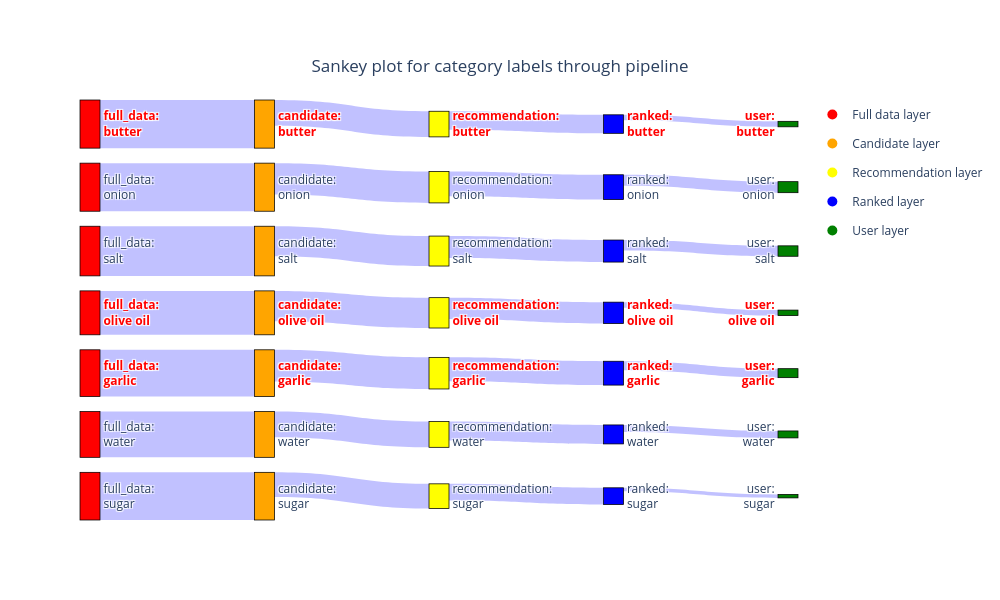

The code cell stored with this chart in its notebook:
### Markdown cell above
<a id='section-4.1a'></a>
a. Default setting (no bias modification)

### Code cell
# Single query pipeline test
test_query_df,_ = recommendation_doc_id_pipeline(
    recipe_df,
    vectorstore,
    reranker,
    test_query,
    embedding_model=embedding_model,
    n_recommendations = 200,
    features = ['ingredients'],
    include_fulldata = True
)

test_query_df = keep_n_labels(test_query_df,'ingredients',True,10)

# Plot the sankey plot
sankey_plot(test_query_df,'ingredients',"Sankey plot for category labels through pipeline",True,['garlic','olive oil','egg','butter'])

### Figure 1 — Plotly figure (JSON) as saved in the notebook; plotly's stock layout.template omitted (floating-point values rounded to 4 significant figures)
{"data": [{"link": {"color": "rgba(100, 100, 255, 0.4)", "customdata": [14677, 165, 39, 2, 14557, 529, 140, 8, 19854, 392, 80, 7, 6348, 422, 70, 2, 11074, 543, 115, 5, 9215, 169, 43, 3, 13392, 135, 27, 1], "hovertemplate": "label count: %{customdata}<extra></extra>", "source": [6, 13, 20, 21, 1, 11, 16, 22, 3, 9, 17, 23, 5, 7, 18, 24, 2, 8, 14, 25, 4, 10, 15, 26, 0, 12, 19, 27], "target": [13, 20, 21, 28, 11, 16, 22, 29, 9, 17, 23, 30, 7, 18, 24, 31, 8, 14, 25, 32, 10, 15, 26, 33, 12, 19, 27, 34], "value": [9.594, 5.112, 3.689, 1.099, 9.586, 6.273, 4.949, 2.197, 9.896, 5.974, 4.394, 2.079, 8.756, 6.047, 4.263, 1.099, 9.312, 6.299, 4.754, 1.792, 9.129, 5.136, 3.784, 1.386, 9.502, 4.913, 3.332, 0.6931]}, "node": {"color": ["red", "red", "red", "red", "red", "red", "red", "orange", "orange", "orange", "orange", "orange", "orange", "orange", "yellow", "yellow", "yellow", "yellow", "yellow", "yellow", "yellow", "blue", "blue", "blue", "blue", "blue", "blue", "blue", "green", "green", "green", "green", "green", "green", "green"], "customdata": ["full_data", "full_data", "full_data", "full_data", "full_data", "full_data", "full_data", "candidate", "candidate", "candidate", "candidate", "candidate", "candidate", "candidate", "recommendation", "recommendation", "recommendation", "recommendation", "recommendation", "recommendation", "recommendation", "ranked", "ranked", "ranked", "ranked", "ranked", "ranked", "ranked", "user", "user", "user", "user", "user", "user", "user"], "hovertemplate": "Layer: %{customdata}<extra></extra>", "label": ["full_data:<br>sugar", "full_data:<br>onion", "<b><span style='color: red;'>full_data:<br>garlic</span></b>", "full_data:<br>salt", "full_data:<br>water", "<b><span style='color: red;'>full_data:<br>olive oil</span></b>", "<b><span style='color: red;'>full_data:<br>butter</span></b>", "<b><span style='color: red;'>candidate:<br>olive oil</span></b>", "<b><span style='color: red;'>candidate:<br>garlic</span></b>", "candidate:<br>salt", "candidate:<br>water", "candidate:<br>onion", "candidate:<br>sugar", "<b><span style='color: red;'>candidate:<br>butter</span></b>", "<b><span style='color: red;'>recommendation:<br>garlic</span></b>", "recommendation:<br>water", "recommendation:<br>onion", "recommendation:<br>salt", "<b><span style='color: red;'>recommendation:<br>olive oil</span></b>", "recommendation:<br>sugar", "<b><span style='color: red;'>recommendation:<br>butter</span></b>", "<b><span style='color: red;'>ranked:<br>butter</span></b>", "ranked:<br>onion", "ranked:<br>salt", "<b><span style='color: red;'>ranked:<br>olive oil</span></b>", "<b><span style='color: red;'>ranked:<br>garlic</span></b>", "ranked:<br>water", "ranked:<br>sugar", "<b><span style='color: red;'>user:<br>butter</span></b>", "user:<br>onion", "user:<br>salt", "<b><span style='color: red;'>user:<br>olive oil</span></b>", "<b><span style='color: red;'>user:<br>garlic</span></b>", "user:<br>water", "user:<br>sugar"], "line": {"color": "black", "width": 0.75}, "pad": 15, "thickness": 20}, "type": "sankey"}, {"legendgroup": "Full data layer", "marker": {"color": "red", "size": 10}, "mode": "markers", "name": "Full data layer", "showlegend": true, "type": "scatter", "x": [null], "y": [null]}, {"legendgroup": "Candidate layer", "marker": {"color": "orange", "size": 10}, "mode": "markers", "name": "Candidate layer", "showlegend": true, "type": "scatter", "x": [null], "y": [null]}, {"legendgroup": "Recommendation layer", "marker": {"color": "yellow", "size": 10}, "mode": "markers", "name": "Recommendation layer", "showlegend": true, "type": "scatter", "x": [null], "y": [null]}, {"legendgroup": "Ranked layer", "marker": {"color": "blue", "size": 10}, "mode": "markers", "name": "Ranked layer", "showlegend": true, "type": "scatter", "x": [null], "y": [null]}, {"legendgroup": "User layer", "marker": {"color": "green", "size": 10}, "mode": "markers", "name": "User layer", "showlegend": true, "type": "scatter", "x": [null], "y": [null]}], "layout": {"height": 600, "plot_bgcolor": "rgba(0,0,0,0)", "title": {"text": "Sankey plot for category labels through pipeline", "x": 0.5, "xanchor": "center", "y": 0.9, "yanchor": "top"}, "width": 1000, "xaxis": {"showgrid": false, "showticklabels": false, "visible": false, "zeroline": false}, "yaxis": {"showgrid": false, "showticklabels": false, "visible": false, "zeroline": false}}}
